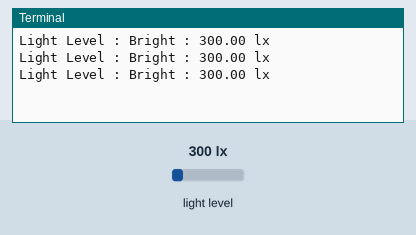
Simulated run of this program. Board: Raspberry Pi (BCM pin numbers). On the bench: the last lines printed to the terminal. Inputs (shaded band) come from the test bench; at power-on: light level 300 lx.

Above: at 1.2 s.
1.3 s: light level set to 40 lx
At 1.9 s:
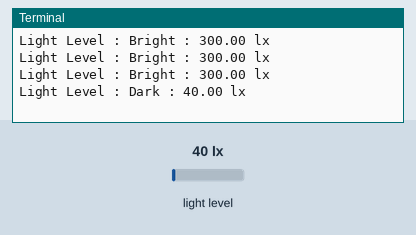
3.0 s: light level set to 1000 lx
At 3.4 s:
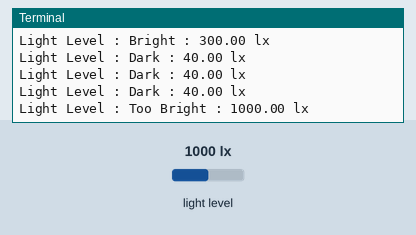

Measured:
- after the input at 1.3 s, the terminal: prints a new line after 0.21 s (image 1)
- after the input at 3.0 s, the terminal: prints a new line at once (image 2)

The program:

8.1D.py
```python
import smbus
import time

# Constants for brightness levels
TOO_DARK = 10
DARK = 40
MEDIUM = 100
BRIGHT = 500

# Master Device I2C Address
DEVICE = 0x23
# Measure at 1lx resolution for 120ms
ONE_TIME_H_RES_MODE = 0x20

bus = smbus.SMBus(1)

def convertToDecimal(data):
  # Converts 2 bytes of data into a decimal number.
  result=(data[1] + (256 * data[0])) / 1.2
  return (result)

def readLight():
  # Read data from I2C interface
  data = bus.read_i2c_block_data(DEVICE, ONE_TIME_H_RES_MODE)
  return convertToDecimal(data)

def printBrightness(lightData):
  if lightData <= TOO_DARK:
    brightness = "Too Dark : "
  elif lightData <= DARK:
    brightness = "Dark : "
  elif lightData <= MEDIUM:
    brightness = "Medium : "
  elif lightData <= BRIGHT:
    brightness = "Bright : "
  else:
    brightness = "Too Bright : "
  return brightness

def main():

  while True:
    lightLevel=readLight()
    print("Light Level : " + printBrightness(lightLevel) + format(lightLevel,'.2f') + " lx")
    time.sleep(0.5)

if __name__=="__main__":
   main()
```
